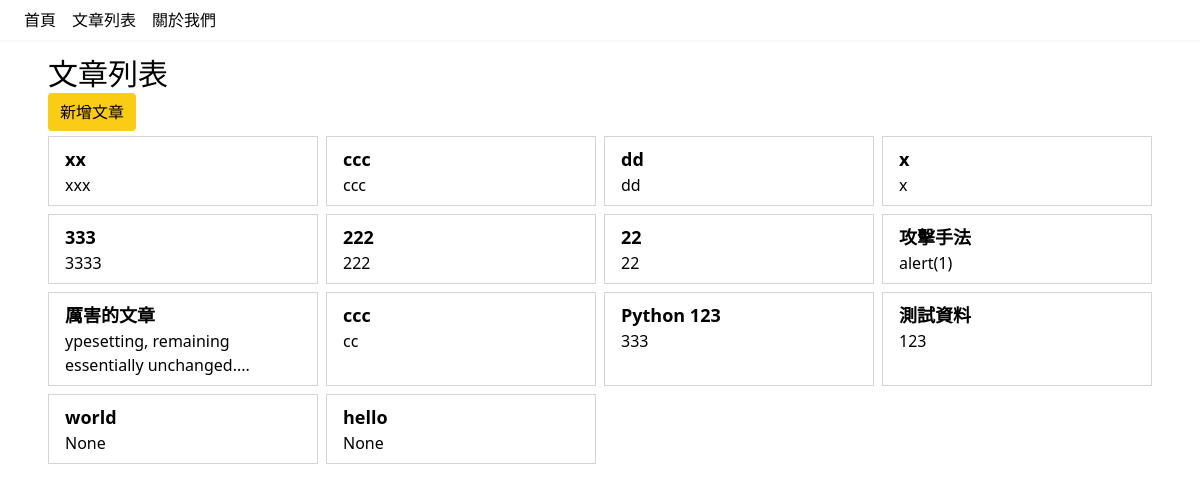
Page /posts on the earlier database version.
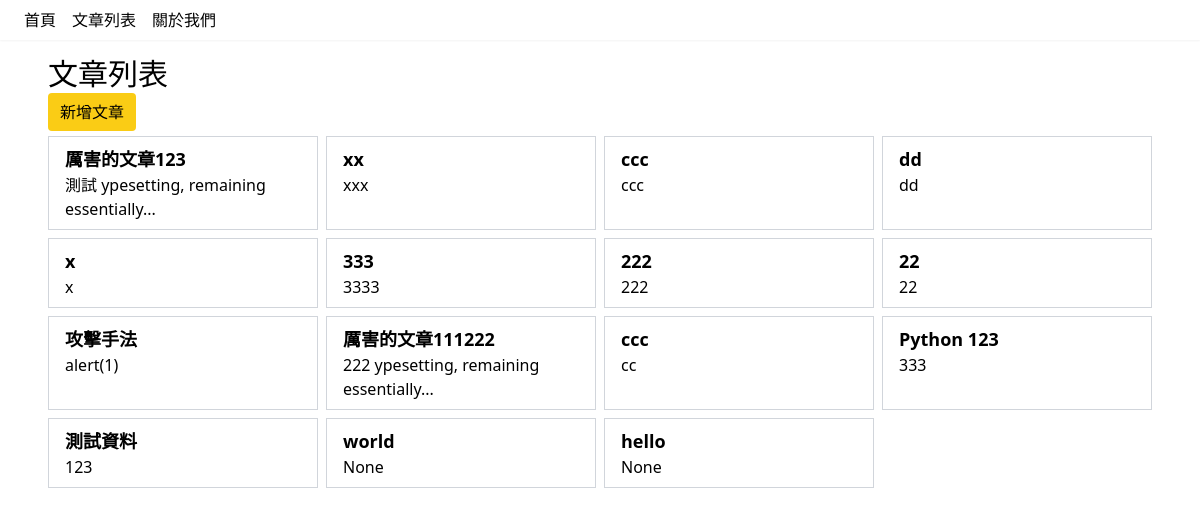
Same page on the later database version.
### models/post.py (models this page shows)
class Post(db.Model):
    __tablename__ = "posts"
    id = mapped_column(Integer, primary_key=True, autoincrement=True)
    title = mapped_column(String, nullable=False)
    content = mapped_column(String)

### apps/post/views.py (the view, shortened to what this page needs)
@post_bp.route("/posts", methods=["GET", "POST"])
def index():
    posts = Post.query.order_by(-Post.id)
    return render_template("posts/index.jinja", posts=posts)

### templates/posts/index.jinja
{% extends "layouts/normal.jinja" %}
{% block content %}
  <h1 class="text-3xl my-2">文章列表</h1>
  <a href="{{ url_for('post.new') }}" class="rounded bg-yellow-400 my-2 px-3 py-2">新增文章</a>
  <ul class="grid grid-cols-1 sm:grid-cols-4 my-3 gap-2">
  {% for post in posts %}
    <li class="px-4 py-2 border border-gray-300">
      <h3 class="text-lg font-bold">
        <a href="{{ url_for('post.show', id=post.id) }}">{{ post.title }}</a>
      </h3>
      <article>
        {{ post.content|striptags|truncate(50) }}
      </article>
    </li>
  {% endfor %}
  </ul>
{% endblock %}

### templates/layouts/normal.jinja
{% extends "layouts/base.jinja" %}
{% block body %}
  {% block content %}{% endblock %}
{% endblock %}

### templates/layouts/base.jinja (shortened to what this page needs)
<!DOCTYPE html>
<html lang="en">
  <head>
    <script src="https://cdn.tailwindcss.com"></script>
  </head>
  <body>
    {% include 'shared/navbar.jinja' %}
    <main class="my-4 mx-4 sm:mx-12">
      {% block body %}{% endblock %}
    </main>
  </body>
</html>

### templates/shared/navbar.jinja
<nav class="py-2 px-6 shadow-sm">
  <ul class="flex gap-4">
    <li><a href="{{ url_for('page.home') }}">首頁</a></li>
    <li><a href="{{ url_for('post.index') }}">文章列表</a></li>
    <li><a href="{{ url_for('page.about') }}">關於我們</a></li>
  </ul>
</nav>

Differences in the rows shown:
added Post: title "厲害的文章123", content "測試 ypesetting, remaining essentially..."
changed Post: title "厲害的文章" → "厲害的文章111222"; content "ypesetting, remaining essentially unchanged...." → "222 ypesetting, remaining essentially..."
